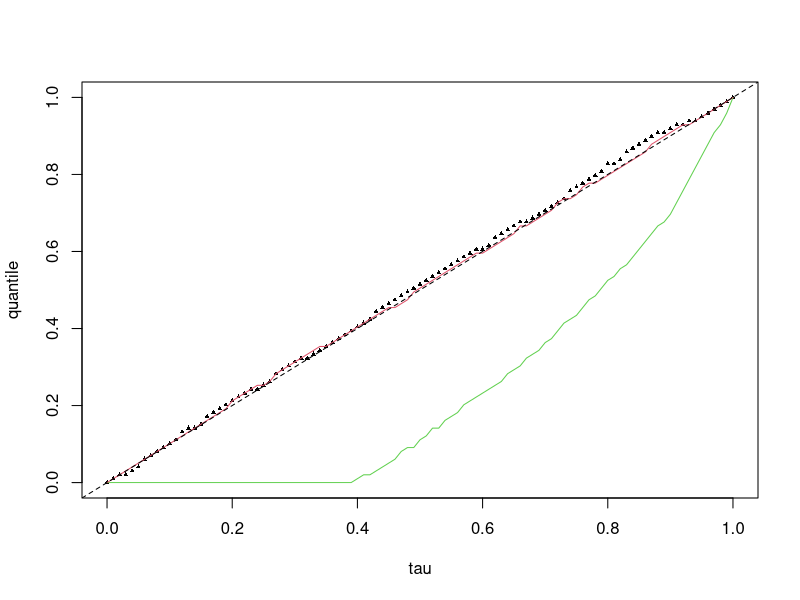

The R script that drew this image:
library(quantreg)
library(survival)

rho <- function(u, tau) {
  u*(tau - (u<0))
}

# loss <- function(Y, delta, tau, lambda) {
#   Y.max <- max(Y)
#   Y.min <- min(Y)
#   n <- length(Y)
#   censoring_prob <- sum(1-delta)/n
#   C.M <- Y.max + 100
#   C.m <- Y.min - 100
#   loss1 <- (1-delta)*rho(Y - pmin(Y, lambda) ,tau)
#   loss2 <- delta*(censoring_prob*rho(Y - pmin(C.m, lambda), tau) + (1-censoring_prob)*rho(Y - pmin(C.M, lambda), tau))
#   loss <- loss1 + loss2
#   return (sum(loss))
# }

# loss <- function(Y, delta, tau, lambda) {
#   Y.max <- max(Y)
#   Y.min <- min(Y)
#   n <- length(Y)
#   censoring_prob <- sum(1-delta)/n
#   kappa <- 1 - pnorm(tau, mean = 1-censoring_prob, sd = sqrt(censoring_prob*(1-censoring_prob)/1))
#   loss1 <- (1-delta)*rho(Y - pmin(Y, lambda), tau)
#   loss2 <- kappa*delta*rho(Y - lambda, tau)
#   loss <- loss1 + loss2
#   return (sum(loss))
# }

loss <- function(Y, delta, tau, lambda, C.surv) {
  Y.max <- max(Y[delta==1])
  Y.min <- min(Y[delta==1])
  n <- length(Y)
  kappa <- C.surv(lambda)
  # loss1 <- (1-delta)*1*(Y > lambda)*tau
  # loss2 <- delta*1*(Y > lambda)*tau + delta*1*(Y < lambda)*(tau-1)*kappa
  # loss <- loss1 + loss2
  loss <- 1*(Y > lambda) - kappa*(1-tau)
  # print(kappa)
  return ((sum(loss))^2)
}

latent_loss <- function(Y, tau, lambda) {
  input <- Y - lambda
  return (sum(rho(input, tau)))
}

oracle_loss <- function(Y, C, tau, lambda) {
  input <- Y - pmin(C, lambda)
  return (sum(rho(input, tau)))
}

n <- 2000
Latent <- runif(n)
#b <- rbinom(n, 1, 0.8)
#C <- b*rnorm(n, mean = 0.1, sd = 5) + (1-b)*rnorm(n, mean = 1.9, sd = 5)
#C <- 5*rbinom(n, 1, 0.2) + runif(n)
# C <- 0.8
C <- rnorm(n, mean = 0.3)
Y <- pmin(Latent, C)
delta <- 1*(Latent <= C)
lambda <- seq(min(Latent), max(Latent), length.out = 100)
C.km <- survfit(Surv(Y, 1-delta) ~ 1, type = 'kaplan-meier')
C.surv <- stepfun(C.km$time, c(1, C.km$surv))

findmin <- function(lambda, Y, Latent, delta, tau, C.surv, option = 'approx') {
  if (option == 'approx') {
    l <- sapply(lambda, function (x) {loss(Y, delta, tau, x, C.surv)})
    return (lambda[which(l == min(l))[1]])
  } else if (option == 'truth') {
    l <- sapply(lambda, function (x) {latent_loss(Latent, tau, x)})
    return (lambda[which(l == min(l))[1]])
  } else if (option == 'oracle') {
    l <- sapply(lambda, function (x) {oracle_loss(Y, C, tau, x)})
    return (lambda[which(l == min(l))[1]])
  } else {
    l <- sapply(lambda, function (x) {latent_loss(Y, tau, x)})
    return (lambda[which(l == min(l))[1]])
  }
}

sum(delta)/length(delta)
tau_list <- seq(0,1,length.out = 101)
plot(tau_list, sapply(tau_list, function (x) {findmin(lambda, Y, Latent, delta, x, C.surv, option = 'approx')}), 
     pch=17, xlab = 'tau', ylab = 'quantile', ylim = c(0,1), cex = 0.5)
lines(tau_list, sapply(tau_list, function (x) {findmin(lambda, Y, Latent, delta, x, C.surv, option = 'biased')}), 
       col = 3, type = 'l')
lines(tau_list, sapply(tau_list, function (x) {findmin(lambda, Y, Latent, delta, x, C.surv, option = 'truth')}), 
       col = 2, type = 'l')
# lines(tau_list, sapply(tau_list, function (x) {findmin(lambda, Y, Latent, delta, x, C.surv, option = 'oracle')}), 
#        col = 4, type = 'l')
abline(a = 0, b = 1, lty = 2)

# KM
# fit.km <- survfit(Surv(Y, delta) ~ 1, type = 'kaplan-meier')
# lines(tau_list, quantile(fit.km, probs = tau_list, conf.int=FALSE), col = 6)
